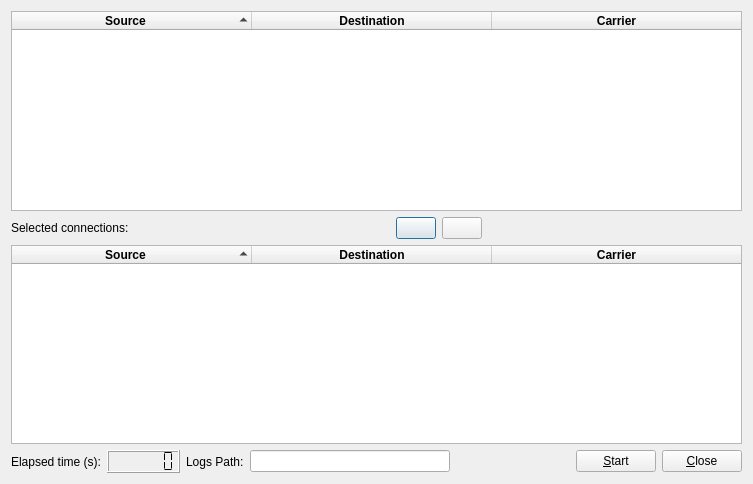
<?xml version="1.0" encoding="UTF-8"?>
<ui version="4.0">
 <class>PortLoggerDialog</class>
 <widget class="QDialog" name="PortLoggerDialog">
  <property name="geometry">
   <rect>
    <x>0</x>
    <y>0</y>
    <width>753</width>
    <height>484</height>
   </rect>
  </property>
  <property name="windowTitle">
   <string>Profile ports rate</string>
  </property>
  <property name="windowIcon">
   <iconset resource="ress.qrc">
    <normaloff>:/icons/resources/profile_rate.png</normaloff>:/icons/resources/profile_rate.png</iconset>
  </property>
  <layout class="QVBoxLayout" name="verticalLayout">
   <item>
    <widget class="QTreeWidget" name="treeWidgetCons">
     <property name="alternatingRowColors">
      <bool>true</bool>
     </property>
     <property name="selectionMode">
      <enum>QAbstractItemView::MultiSelection</enum>
     </property>
     <property name="sortingEnabled">
      <bool>true</bool>
     </property>
     <property name="animated">
      <bool>true</bool>
     </property>
     <property name="allColumnsShowFocus">
      <bool>false</bool>
     </property>
     <attribute name="headerDefaultSectionSize">
      <number>240</number>
     </attribute>
     <column>
      <property name="text">
       <string notr="true">Source</string>
      </property>
      <property name="font">
       <font>
        <weight>75</weight>
        <bold>true</bold>
       </font>
      </property>
      <property name="textAlignment">
       <set>AlignHCenter|AlignVCenter|AlignCenter</set>
      </property>
     </column>
     <column>
      <property name="text">
       <string>Destination</string>
      </property>
      <property name="font">
       <font>
        <weight>75</weight>
        <bold>true</bold>
       </font>
      </property>
      <property name="textAlignment">
       <set>AlignHCenter|AlignVCenter|AlignCenter</set>
      </property>
     </column>
     <column>
      <property name="text">
       <string>Carrier</string>
      </property>
      <property name="font">
       <font>
        <weight>75</weight>
        <bold>true</bold>
       </font>
      </property>
      <property name="textAlignment">
       <set>AlignHCenter|AlignVCenter|AlignCenter</set>
      </property>
     </column>
    </widget>
   </item>
   <item>
    <layout class="QHBoxLayout" name="horizontalLayout_2">
     <item>
      <widget class="QLabel" name="label">
       <property name="text">
        <string>Selected connections:</string>
       </property>
      </widget>
     </item>
     <item>
      <spacer name="horizontalSpacer_2">
       <property name="orientation">
        <enum>Qt::Horizontal</enum>
       </property>
       <property name="sizeHint" stdset="0">
        <size>
         <width>40</width>
         <height>20</height>
        </size>
       </property>
      </spacer>
     </item>
     <item>
      <widget class="QPushButton" name="pushButtonAdd">
       <property name="text">
        <string/>
       </property>
       <property name="icon">
        <iconset resource="ress.qrc">
         <normaloff>:/icons/resources/arrow_down.png</normaloff>:/icons/resources/arrow_down.png</iconset>
       </property>
       <property name="iconSize">
        <size>
         <width>16</width>
         <height>16</height>
        </size>
       </property>
      </widget>
     </item>
     <item>
      <widget class="QPushButton" name="pushButtonRemove">
       <property name="text">
        <string/>
       </property>
       <property name="icon">
        <iconset resource="ress.qrc">
         <normaloff>:/icons/resources/arrow_up.png</normaloff>:/icons/resources/arrow_up.png</iconset>
       </property>
       <property name="iconSize">
        <size>
         <width>16</width>
         <height>16</height>
        </size>
       </property>
      </widget>
     </item>
     <item>
      <spacer name="horizontalSpacer_3">
       <property name="orientation">
        <enum>Qt::Horizontal</enum>
       </property>
       <property name="sizeHint" stdset="0">
        <size>
         <width>40</width>
         <height>20</height>
        </size>
       </property>
      </spacer>
     </item>
    </layout>
   </item>
   <item>
    <widget class="QTreeWidget" name="treeWidgetSelectedCons">
     <property name="alternatingRowColors">
      <bool>true</bool>
     </property>
     <property name="selectionMode">
      <enum>QAbstractItemView::MultiSelection</enum>
     </property>
     <property name="sortingEnabled">
      <bool>true</bool>
     </property>
     <property name="animated">
      <bool>true</bool>
     </property>
     <property name="allColumnsShowFocus">
      <bool>false</bool>
     </property>
     <attribute name="headerDefaultSectionSize">
      <number>240</number>
     </attribute>
     <column>
      <property name="text">
       <string notr="true">Source</string>
      </property>
      <property name="font">
       <font>
        <weight>75</weight>
        <bold>true</bold>
       </font>
      </property>
      <property name="textAlignment">
       <set>AlignHCenter|AlignVCenter|AlignCenter</set>
      </property>
     </column>
     <column>
      <property name="text">
       <string>Destination</string>
      </property>
      <property name="font">
       <font>
        <weight>75</weight>
        <bold>true</bold>
       </font>
      </property>
      <property name="textAlignment">
       <set>AlignHCenter|AlignVCenter|AlignCenter</set>
      </property>
     </column>
     <column>
      <property name="text">
       <string>Carrier</string>
      </property>
      <property name="font">
       <font>
        <weight>75</weight>
        <bold>true</bold>
       </font>
      </property>
      <property name="textAlignment">
       <set>AlignHCenter|AlignVCenter|AlignCenter</set>
      </property>
     </column>
    </widget>
   </item>
   <item>
    <layout class="QHBoxLayout" name="horizontalLayout">
     <item>
      <widget class="QLabel" name="label_2">
       <property name="text">
        <string>Elapsed time (s):</string>
       </property>
      </widget>
     </item>
     <item>
      <widget class="QLCDNumber" name="lcdNumberLogTime">
       <property name="smallDecimalPoint">
        <bool>false</bool>
       </property>
       <property name="digitCount">
        <number>6</number>
       </property>
       <property name="segmentStyle">
        <enum>QLCDNumber::Flat</enum>
       </property>
      </widget>
     </item>
     <item>
      <widget class="QLabel" name="label_3">
       <property name="text">
        <string>Logs Path:</string>
       </property>
      </widget>
     </item>
     <item>
      <widget class="QLineEdit" name="lineEditLogPath">
       <property name="minimumSize">
        <size>
         <width>200</width>
         <height>0</height>
        </size>
       </property>
       <property name="readOnly">
        <bool>true</bool>
       </property>
      </widget>
     </item>
     <item>
      <spacer name="horizontalSpacer">
       <property name="orientation">
        <enum>Qt::Horizontal</enum>
       </property>
       <property name="sizeHint" stdset="0">
        <size>
         <width>40</width>
         <height>20</height>
        </size>
       </property>
      </spacer>
     </item>
     <item>
      <widget class="QPushButton" name="pushButtonStart">
       <property name="text">
        <string>&amp;Start</string>
       </property>
      </widget>
     </item>
     <item>
      <widget class="QPushButton" name="pushButtonClose">
       <property name="text">
        <string>&amp;Close</string>
       </property>
      </widget>
     </item>
    </layout>
   </item>
  </layout>
 </widget>
 <resources>
  <include location="ress.qrc"/>
 </resources>
 <connections>
  <connection>
   <sender>pushButtonClose</sender>
   <signal>clicked()</signal>
   <receiver>PortLoggerDialog</receiver>
   <slot>close()</slot>
   <hints>
    <hint type="sourcelabel">
     <x>702</x>
     <y>461</y>
    </hint>
    <hint type="destinationlabel">
     <x>376</x>
     <y>241</y>
    </hint>
   </hints>
  </connection>
 </connections>
</ui>
